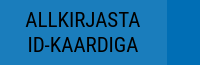
<?xml version="1.0" encoding="UTF-8"?>
<ui version="4.0">
 <class>MainAction</class>
 <widget class="QWidget" name="MainAction">
  <property name="geometry">
   <rect>
    <x>0</x>
    <y>0</y>
    <width>200</width>
    <height>65</height>
   </rect>
  </property>
  <property name="windowTitle">
   <string>Form</string>
  </property>
  <property name="styleSheet">
   <string notr="true">border-radius: 2px 0 0 0;
background-color: #1a7dbc;
</string>
  </property>
  <layout class="QHBoxLayout" name="horizontalLayout">
   <property name="spacing">
    <number>0</number>
   </property>
   <property name="leftMargin">
    <number>0</number>
   </property>
   <property name="topMargin">
    <number>0</number>
   </property>
   <property name="rightMargin">
    <number>0</number>
   </property>
   <property name="bottomMargin">
    <number>0</number>
   </property>
   <item>
    <widget class="QPushButton" name="mainAction">
     <property name="sizePolicy">
      <sizepolicy hsizetype="Expanding" vsizetype="Fixed">
       <horstretch>0</horstretch>
       <verstretch>0</verstretch>
      </sizepolicy>
     </property>
     <property name="minimumSize">
      <size>
       <width>166</width>
       <height>65</height>
      </size>
     </property>
     <property name="maximumSize">
      <size>
       <width>16777215</width>
       <height>65</height>
      </size>
     </property>
     <property name="font">
      <font>
       <family>Roboto Condensed</family>
       <pointsize>16</pointsize>
      </font>
     </property>
     <property name="cursor">
      <cursorShape>PointingHandCursor</cursorShape>
     </property>
     <property name="styleSheet">
      <string notr="true">border: none;
color: #ffffff;
background-color: #006EB5;
QPushButton {
	border-top-left-radius: 2px;
}
QPushButton:pressed {
	background-color: #41B6E6;
}
QPushButton:hover:!pressed {
	background-color: #008DCF;
}
</string>
     </property>
     <property name="text">
      <string>ALLKIRJASTA
ID-KAARDIGA</string>
     </property>
    </widget>
   </item>
   <item>
    <widget class="QToolButton" name="otherCards">
     <property name="minimumSize">
      <size>
       <width>34</width>
       <height>65</height>
      </size>
     </property>
     <property name="maximumSize">
      <size>
       <width>34</width>
       <height>65</height>
      </size>
     </property>
     <property name="cursor">
      <cursorShape>PointingHandCursor</cursorShape>
     </property>
     <property name="styleSheet">
      <string notr="true">QToolButton {
	border: solid #1a7dbc;
	border-width: 0px 0px 0px 1px;
	background-color: #006EB5;
}
QToolButton:pressed {
	background-color: #41B6E6;
}
QToolButton:hover:!pressed {
	background-color: #008DCF;
}
</string>
     </property>
     <property name="text">
      <string/>
     </property>
     <property name="icon">
      <iconset>
       <normalon>:/images/arrow_up_white.svg</normalon>
      </iconset>
     </property>
     <property name="iconSize">
      <size>
       <width>14</width>
       <height>8</height>
      </size>
     </property>
    </widget>
   </item>
  </layout>
 </widget>
 <resources/>
 <connections/>
</ui>
